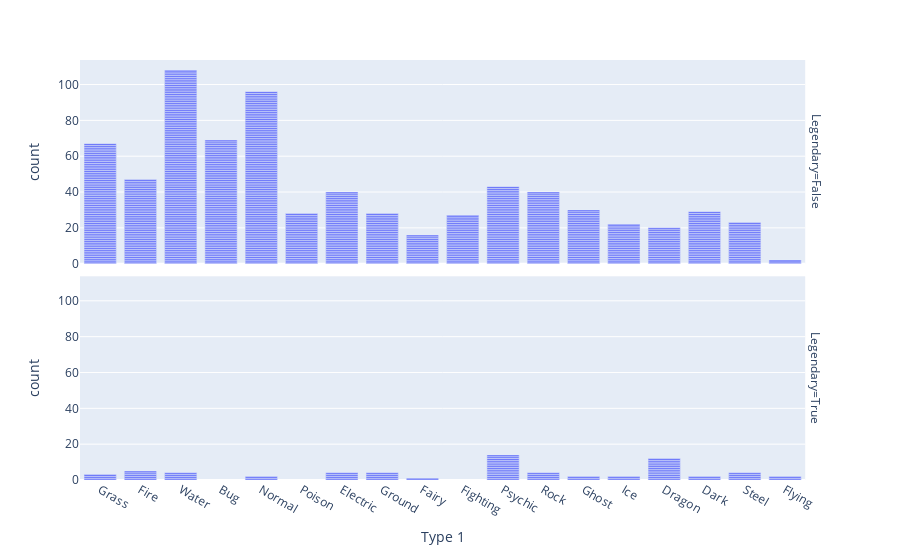

Notebook source saved alongside this figure:
### Markdown cell above
## Faceting barplots

Please use faceting for the Pokemon data with barplots:

### Code cell
fig = px.bar(df_pokemon, x='Type 1', facet_row='Legendary')
fig.show()

### Figure 1 — Plotly figure (JSON) as saved in the notebook; plotly's stock layout.template omitted (floating-point values rounded to 4 significant figures; data arrays with more than 128 entries replaced by an {"elided": "..."} marker saying what was removed)
{"data": [{"hovertemplate": "Legendary=False<br>Type 1=%{x}<br>count=%{y}<extra></extra>", "legendgroup": "", "marker": {"color": "#636efa", "pattern": {"shape": ""}}, "name": "", "orientation": "v", "showlegend": false, "textposition": "auto", "type": "bar", "x": {"elided": "735 str values"}, "xaxis": "x2", "y": {"elided": "735 int values"}, "yaxis": "y2"}, {"hovertemplate": "Legendary=True<br>Type 1=%{x}<br>count=%{y}<extra></extra>", "legendgroup": "", "marker": {"color": "#636efa", "pattern": {"shape": ""}}, "name": "", "orientation": "v", "showlegend": false, "textposition": "auto", "type": "bar", "x": ["Ice", "Electric", "Fire", "Psychic", "Psychic", "Psychic", "Electric", "Fire", "Water", "Psychic", "Fire", "Rock", "Ice", "Steel", "Dragon", "Dragon", "Dragon", "Dragon", "Water", "Water", "Ground", "Ground", "Dragon", "Dragon", "Steel", "Psychic", "Psychic", "Psychic", "Psychic", "Psychic", "Psychic", "Psychic", "Steel", "Water", "Fire", "Normal", "Ghost", "Ghost", "Dark", "Grass", "Grass", "Normal", "Psychic", "Steel", "Rock", "Grass", "Flying", "Flying", "Electric", "Electric", "Dragon", "Dragon", "Ground", "Ground", "Dragon", "Dragon", "Dragon", "Fairy", "Dark", "Dragon", "Rock", "Rock", "Psychic", "Psychic", "Fire"], "xaxis": "x", "y": [1, 1, 1, 1, 1, 1, 1, 1, 1, 1, 1, 1, 1, 1, 1, 1, 1, 1, 1, 1, 1, 1, 1, 1, 1, 1, 1, 1, 1, 1, 1, 1, 1, 1, 1, 1, 1, 1, 1, 1, 1, 1, 1, 1, 1, 1, 1, 1, 1, 1, 1, 1, 1, 1, 1, 1, 1, 1, 1, 1, 1, 1, 1, 1, 1], "yaxis": "y"}], "layout": {"annotations": [{"font": {}, "showarrow": false, "text": "Legendary=True", "textangle": 90, "x": 0.98, "xanchor": "left", "xref": "paper", "y": 0.2425, "yanchor": "middle", "yref": "paper"}, {"font": {}, "showarrow": false, "text": "Legendary=False", "textangle": 90, "x": 0.98, "xanchor": "left", "xref": "paper", "y": 0.7575, "yanchor": "middle", "yref": "paper"}], "barmode": "relative", "legend": {"tracegroupgap": 0}, "margin": {"t": 60}, "xaxis": {"anchor": "y", "domain": [0, 0.98], "title": {"text": "Type 1"}}, "xaxis2": {"anchor": "y2", "domain": [0, 0.98], "matches": "x", "showticklabels": false}, "yaxis": {"anchor": "x", "domain": [0, 0.485], "title": {"text": "count"}}, "yaxis2": {"anchor": "x2", "domain": [0.515, 1], "matches": "y", "title": {"text": "count"}}}}
